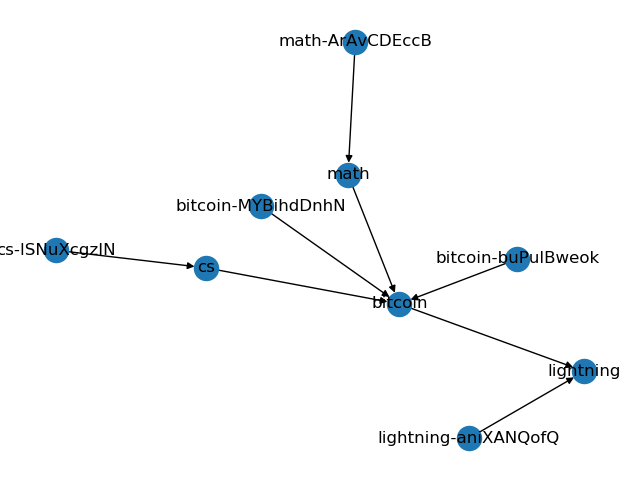

The script that saved this image:
#!/usr/bin/env python3

import json
import random
import string
import networkx as nx
import matplotlib.pyplot as plt
from networkx.readwrite import json_graph
from enum import IntEnum
# from logging import logging 
import logging
from iok_helpers import *

# TODO: make this multiline nicer
DESCRIPTION = "The Decentralized Index of Knowledge (DIoK) is a curated collection of resources for blockchain, grouped by topic and ordered by pedagogical dependency. We store data as a graph, allowing programmatic creation of front-ends such as interactive graph visualizations as well as awesome-lists. Users can contribute to the DIoK by using a web-based tool which will fork the IoK, generate corresponding graph data, and make a PR to sync to our copy. For now we’re bootstrapping off of GitHub, but the goal is to integrate with IPFS via a graph database plugin and also layer a reputation system on top to allow users to rate resources. Developers see [dev docs](./DEV.md)"

class NodeType(IntEnum):
    TOPIC = 1
    RESOURCE = 2

class ResourceType(IntEnum):
    DESCRIPTION = 1
    ARTICLE = 2
    VIDEO = 3
    PAPER = 4

LINK_TYPES = [ResourceType.ARTICLE, ResourceType.VIDEO, ResourceType.PAPER]

class KnowledgeGraph:

    def __init__(self, filename=FILENAME, debug=False):
        # get from file 
        if debug:
            logging.debug("Creating new graph in debug mode...")
            self.graph = nx.DiGraph()
            return

        try:
            logging.info("Trying to read graph from {}".format(filename))
            self.read_from_file(filename)
        except Exception as e:
            logging.info("Failed to read from {}".format(filename))
            logging.debug(e)
            self.graph = nx.DiGraph()
            logging.info("Creating a new graph")
        # create new one if not

    def write_to_file(self, filename=FILENAME):
        """Writes graph to JSON in data link format"""
        # TODO: probably include a way to backup
        data = json_graph.node_link_data(self.graph)
        with open(filename, 'w') as f:
            json.dump(data, f)

    def write_graph(self, filename=IMG_FILE):
        """For debugging mostly, write graph to png"""
        nx.draw(self.graph, with_labels=True)
        plt.savefig(filename)

    def read_from_file(self, filename=FILENAME):
        """Reads graph from JSON file in data link format"""
        with open(filename, 'r') as f:
            dat = json.load(f)
        self.graph = json_graph.node_link_graph(dat)

    def __topic_exists(self, name):
        if name in self.graph.nodes:
            return True
        return False

    def __assert_topic_exists(self, name, exists=True, err=""):
        """Simple wrapper to assert if topic by name exists or not"""
        if exists:
            assert self.__topic_exists(name), err
        else:
            assert not self.__topic_exists(name), err

    def __gen_resource_name(self, name: str):
        """Generate a resource name randomly. Don't want to be able to get it directly"""
        return name + '-' + random_string(10)


    def add_description(self, name: str, desc: str):
        """Adds a description node by name of parent"""
        self.__assert_topic_exists(name, 
           "Cannot add, topic {} does not exist".format(name))
        desc_name = self.__gen_resource_name(name)
        self.add_knowledge_node(desc_name, NodeType.RESOURCE, desc, ResourceType.DESCRIPTION)
        self.graph.add_edge(desc_name, name)


    def add_link(self, name, text, link, type: ResourceType):
        """Adds a link by name of parent"""
        self.__assert_topic_exists(name, 
           "Cannot add, topic {} does not exist".format(name))
        link_name = self.__gen_resource_name(name)
        dat = {
            "text": text,
            "link": link
        }
        self.add_knowledge_node(link_name, NodeType.RESOURCE, dat, type)
        self.graph.add_edge(link_name, name)


    def add_knowledge_node(self, name: str, node_type: NodeType, data=None, resource_type: ResourceType=None):
        self.graph.add_node(name)
        node = self.graph.nodes[name]
        node['node_type'] = node_type
        if resource_type:
            node['resource_type'] = resource_type
        if data:
            node['data'] = data


    def add_topic(self, name: str, desc: str, parents=[], children=[]):
        # TODO: decide whether parents/children are topics or resources or both
        self.__assert_topic_exists(name, exists=False,
            err="Cannot add, topic {} already exists".format(name))
        self.add_knowledge_node(name, NodeType.TOPIC)
        for parent in parents:
            self.__assert_topic_exists(name,
                "Parent {} does not exist".format(parent))
            self.graph.add_edge(parent, name)
        for child in children:
            self.__assert_topic_exists(name,
                "Child {} does not exist".format(child))
            self.graph.add_edge(name, child)
        self.add_description(name, desc)

    def delete_topic(self, name: str):
        self.__assert_topic_exists(name, False, 
           "Cannot delete, topic {} does not exist".format(name))
        for edge in self.graph.edges(name):
            self.graph.remove_edge(edge)
        self.graph.remove_node(name)

    def get_graph(self):
        return self.graph


class AwesomeClient():
    """Makes an awesome-list from the given graph"""

    def __init__(self, graph: KnowledgeGraph):
        self.knowledge = graph

    def build_map(self):
        """Parses the graph and builds a map"""
        logging.debug("Building map")
        dic = {}  # XXX: throw it into dict so we can sort it later??
        for name in list(reversed(list(nx.topological_sort(self.knowledge.graph)))):
            node = self.knowledge.graph.nodes[name]
            if node['node_type'] == NodeType.TOPIC: # if sorted, topics always before resources
                dic[name] = {'name': name}  # XXX: a placeholder
                dic[name]['papers'] = []
                dic[name]['videos'] = []
                dic[name]['articles'] = []
                dic[name]['descriptions'] = []
                logging.debug(f"Added topic to map: {name}")
            else:  # NodeType.RESOURCE
                # put it in parents
                logging.debug("Adding resource {}".format(name))
                for parent in self.knowledge.graph.successors(name):
                    logging.debug(f"{name} has parent {parent}")
                    dat = node['data']  # XXX: only desc for now
                    # articles, papers,
                    t = node['resource_type']
                    logging.debug("Building map for type {}".format(t))

                    if t == ResourceType.PAPER:
                        dic[parent]['papers'].append(dat)
                        logging.debug("Adding paper")
                    elif t == ResourceType.VIDEO:
                        dic[parent]['videos'].append(dat)
                        logging.debug("Adding video")
                    elif t == ResourceType.ARTICLE:
                        dic[parent]['articles'].append(dat)
                        logging.debug("Adding articles")
                    elif t == ResourceType.DESCRIPTION:
                        dic[parent]['descriptions'].append(dat)
                        logging.debug("Adding description")


        self.mindmap = dic
        return dic

    def get_link(self, dat):
        # TODO: get separate alt text
        text = dat['text']
        link = dat['link']
        return f'* [{text}]({link})\n' 

    def get_toc_link(self, title):
        """Generate link that references title on the same doc"""
        return f'* [{title}](#{title})\n'

    def get_h(self, s: str, level=1):
        """Generates markdown string for header of variable level"""
        return '#' * level + ' ' + s + '\n\n'

    def get_s(self, s: str):
        """Generate markdown string for single line of text"""
        return f'{s}\n\n'

    def build_str(self):
        head = ''
        head += self.get_h('Index of Knowledge')
        head += self.get_s(DESCRIPTION)

        s = ''
        for key in self.mindmap:
            s += self.get_h(key, level=2)
            s += self.get_h('Description', level=3)
            for x in self.mindmap[key]['descriptions']:
                s += self.get_s(x)
            s += self.get_h('Papers', level=3)
            for x in self.mindmap[key]['papers']:
                s += self.get_link(x)
                s += '\n'
            s += self.get_h('Articles', level=3)
            for x in self.mindmap[key]['articles']:
                s += self.get_link(x)
                s += '\n'
            s += self.get_h('Videos', level=3)
            for x in self.mindmap[key]['videos']:
                s += self.get_link(x)
                s += '\n'

        # TODO: write a ToC
        toc = ''
        toc += self.get_h('Table of Contents', level=2)
        for key in self.mindmap:
            toc += self.get_toc_link(key)
        toc += '\n'

        return head + toc + s

    def write_to_file(self, filename=AWESOME_FILE):
        """Writes awesome-list"""
        with open(filename, 'w') as f:
            f.write(self.build_str())

    # def read_from_file(self, filename=AWESOME_FILE):
    #     """Reads graph from JSON file in data link format"""
    #     with open(filename, 'r') as f:
    #         dat = json.load(f)
    #     self.graph = json_graph.node_link_graph(dat)

    # def write_to_file(self, filename=AWESOME_FILE):
    #     """Writes awesome-list"""
    #     # XXX: random to avoid collision for now, until read impl
    #     filename += random_string(5)
    #     with open(filename, 'w') as f:
    #         json.dump(data, f)